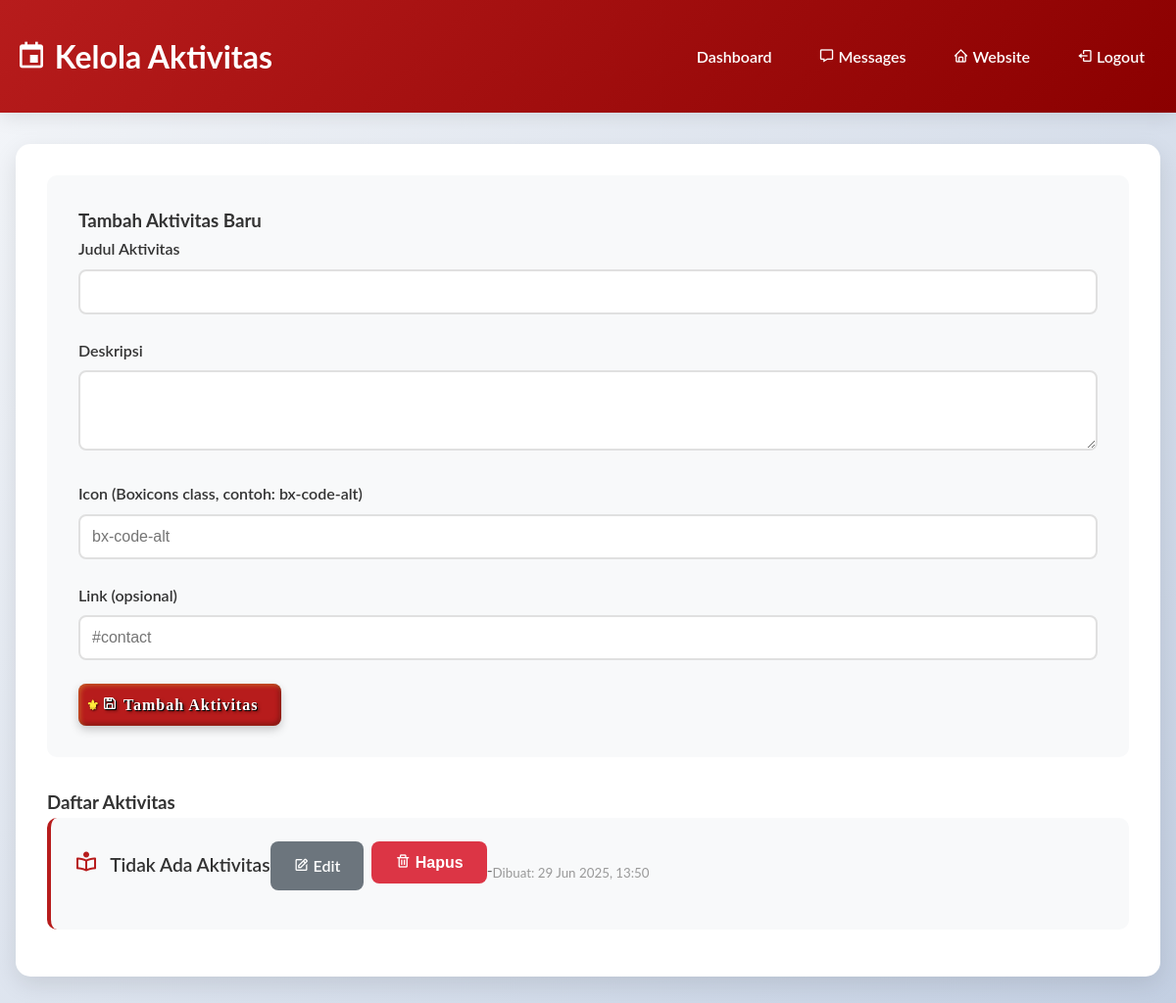
/admin/activities.php (signed in), run on an earlier commit of the app's database.
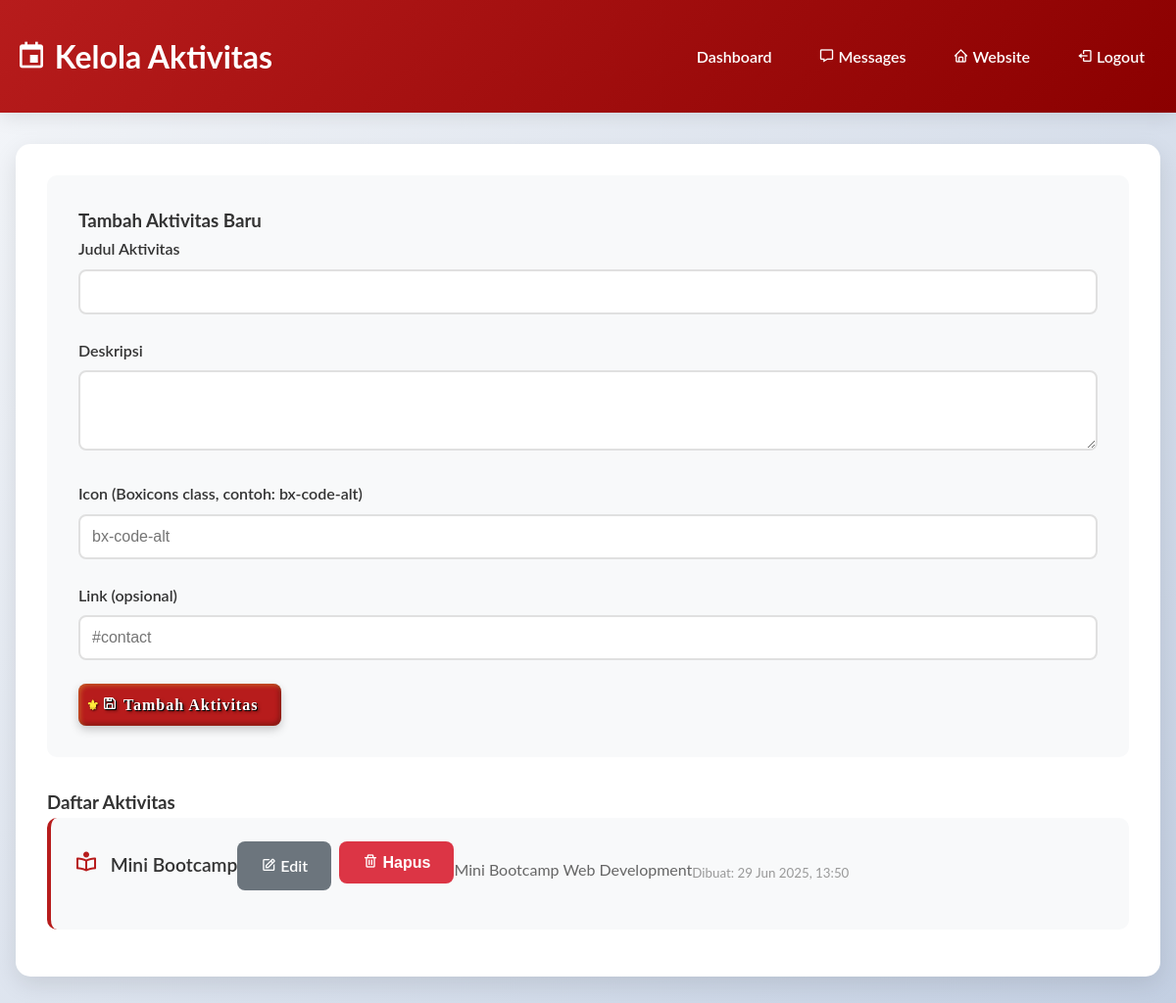
And on a later commit of the database.
### tables this page shows
CREATE TABLE activities (
        id INTEGER PRIMARY KEY AUTOINCREMENT,
        title TEXT NOT NULL,
        description TEXT NOT NULL,
        icon TEXT,
        link TEXT,
        created_at DATETIME DEFAULT CURRENT_TIMESTAMP
    );

### admin/activities.php (the view, shortened to what this page needs)
<?php
require_once '../database/init_db.php';
try {
    $stmt = $pdo->query("SELECT * FROM activities ORDER BY created_at DESC");
    $activities = $stmt->fetchAll(PDO::FETCH_ASSOC);
} catch (PDOException $e) {
    $error = "Error loading activities: " . $e->getMessage();
}
$edit_activity = null;
?>
<!DOCTYPE html>
<html lang="id">
<head>
    <link href='https://unpkg.com/boxicons@2.1.4/css/boxicons.min.css' rel='stylesheet'>
    <link rel="stylesheet" href="../assets/css/style.css">
</head>
<body>
    <div class="admin-header">
        <div class="container">
            <h1 class="admin-title">
                <i class='bx bx-calendar-event'></i> Kelola Aktivitas
            </h1>
            <div class="admin-nav">
                <a href="index.php"><i class='bx bx-dashboard'></i> Dashboard</a>
                <a href="messages.php"><i class='bx bx-message'></i> Messages</a>
                <a href="../index.php"><i class='bx bx-home'></i> Website</a>
                <a href="logout.php"><i class='bx bx-log-out'></i> Logout</a>
            </div>
        </div>
    </div>
    <div class="container">
        <div class="admin-container">
            <div class="form-container">
                <h3><?php echo $edit_activity ? 'Edit Aktivitas' : 'Tambah Aktivitas Baru'; ?></h3>
                <form method="POST" action="">
                    <div class="form-group">
                        <label for="title">Judul Aktivitas</label>
                        <input type="text" id="title" name="title" required
                               value="<?php echo $edit_activity ? htmlspecialchars($edit_activity['title']) : ''; ?>">
                    </div>
                    <div class="form-group">
                        <label for="description">Deskripsi</label>
                        <textarea id="description" name="description" rows="3" required><?php echo $edit_activity ? htmlspecialchars($edit_activity['description']) : ''; ?></textarea>
                    </div>
                    <div class="form-group">
                        <label for="icon">Icon (Boxicons class, contoh: bx-code-alt)</label>
                        <input type="text" id="icon" name="icon" required
                               value="<?php echo $edit_activity ? htmlspecialchars($edit_activity['icon']) : ''; ?>"
                               placeholder="bx-code-alt">
                    </div>
                    <div class="form-group">
                        <label for="link">Link (opsional)</label>
                        <input type="text" id="link" name="link"
                               value="<?php echo $edit_activity ? htmlspecialchars($edit_activity['link']) : ''; ?>"
                               placeholder="#contact">
                    </div>
                    <button type="submit" class="btn btn-primary">
                        <i class='bx bx-save'></i> <?php echo $edit_activity ? 'Update' : 'Tambah'; ?> Aktivitas
                    </button>
                </form>
            </div>
            <h3>Daftar Aktivitas</h3>
            <?php if (empty($activities)): ?>
                <p style="text-align: center; color: #666; padding: 2rem;">Belum ada aktivitas.</p>
            <?php else: ?>
                <?php foreach ($activities as $activity): ?>
                    <div class="activity-item">
                        <div class="activity-header">
                            <div class="activity-title">
                                <i class='bx <?php echo htmlspecialchars($activity['icon']); ?> icon-preview'></i>
                                <?php echo htmlspecialchars($activity['title']); ?>
                            </div>
                            <div class="activity-actions">
                                <a href="?edit=<?php echo $activity['id']; ?>" class="btn btn-secondary">
                                    <i class='bx bx-edit'></i> Edit
                                </a>
                                <form method="POST" style="display: inline;" onsubmit="return confirm('Yakin ingin menghapus aktivitas ini?')">
                                    <button type="submit" class="btn btn-danger">
                                        <i class='bx bx-trash'></i> Hapus
                                    </button>
                                </form>
                            </div>
                        </div>
                        <p style="color: #666; margin-bottom: 0.5rem;"><?php echo htmlspecialchars($activity['description']); ?></p>
                        <small style="color: #999;">
                            Dibuat: <?php echo date('d M Y, H:i', strtotime($activity['created_at'])); ?>
                        </small>
                    </div>
                <?php endforeach; ?>
            <?php endif; ?>
        </div>
    </div>
</body>
</html>

What changed in the data, as far as the page shows it:
changed activities: title "Tidak Ada Aktivitas" → "Mini Bootcamp"; description "-" → "Mini Bootcamp Web Development"
